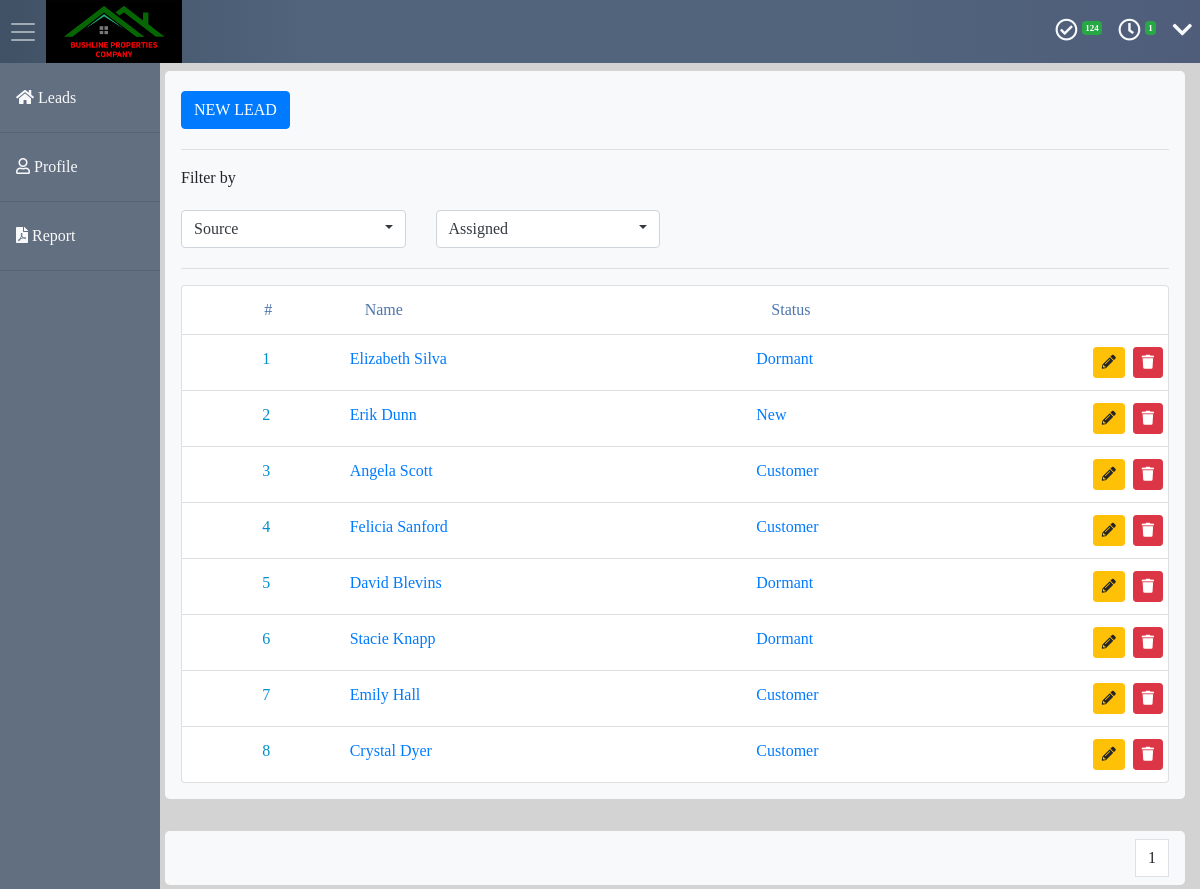
The app's page /?source=Google (signed in) with its own data.
### lead/models.py (models this page shows, shortened)
class Lead(models.Model):
    status = models.ForeignKey(Status, on_delete=models.CASCADE)
    source = models.ForeignKey(Source, on_delete=models.CASCADE)
    assigned = models.ForeignKey(User, on_delete=models.CASCADE)
    name = models.CharField(max_length=100)
    location = models.CharField(max_length=100, blank=True, null=True)
    phonenumber = models.CharField(max_length=100)
    email = models.EmailField(blank=True, null=True)
    description = models.TextField(blank=True, null=True)
    trash = models.BooleanField(default=False)
    active = models.BooleanField(default=True)

class Status(models.Model):
    name = models.CharField(max_length=100, default='completed')
    def __str__(self):
        return str(self.name)

### lead/views.py (the view)
# urls.py: path('', views.LeadListView.as_view(), name="lead_list"),
class LeadListView(LoginRequiredMixin, ListView):
    model = Lead
    def get_context_data(self, **kwargs):
        context = super().get_context_data(**kwargs)
        if self.request.user.is_authenticated:
            context['task_count'] = Task.objects.filter(
                author=self.request.user, trash=False).exclude(
                lead__trash=True).all()
            qs = self.get_queryset()
            sort1 = self.request.GET.get('source')
            if sort1:
                qs = qs.filter(source__name=sort1).all()
            sort2 = self.request.GET.get('status')
            if sort2:
                qs = qs.filter(status__name=sort2).all()
            paginator = Paginator(qs, 12)
            page = self.request.GET.get('page')
            leads = paginator.get_page(page)
            context['lead_list'] = leads
            context['reminders'] = Reminder.objects.filter(
                task__completed=False,
                dueDate__gte=timezone.now().today(),  # make sure that the dueDate has not expired
                task__author=self.request.user,  # the user is the one is the owner
                trash=False  # the reminder is not in the trash
            ).all()
            source = Source.objects.all()
            context['source'] = source
            context['status'] = Status.objects.all()
        return context
    def get_queryset(self):
        return Lead.objects.filter(trash=False, assigned=self.request.user).order_by('-pk').all()

### lead/templates/lead/lead_list.html (shortened to what this page needs)
{% extends "lead/base.html" %}
    {% block content %}
    <div class="container">
      <div class="row">
        <div class="col-12">
          <div class="jumbotron p-3 mt-2">
            <div class="buttons">
              <a href="{% url 'lead_new' %}" class="btn btn-sm-mobile text-left btn-primary my-1">NEW LEAD</a>
            </div>
            <hr />
            <div class="filters">
              <p>Filter by</p>
              <div class="row">
                <div class="col-12 col-md-3">
                  <div class="btn-group btn-filters my-1">
                    <button type="button" class="btn btn-secondary text-dark dropdown-toggle" data-toggle="dropdown"
                      aria-haspopup="true" aria-expanded="false">
                      Source
                    </button>
                  </div>
                </div>
                <div class="col-12 col-md-3">
                  <div class="btn-group btn-filters my-1">
                    <button type="button" class="btn btn-secondary text-dark dropdown-toggle" data-toggle="dropdown"
                      aria-haspopup="true" aria-expanded="false">
                      Assigned
                    </button>
                  </div>
                </div>
              </div>
            </div>
            <div class="row">
              <div class="col-12">{% include 'lead/tables.html' with leads=lead_list %}</div>
            </div>
          </div>
          <div class="jumbotron px-3 py-2 mt-2 mb-1 d-flex justify-content-end">
            <nav aria-label="Page navigation">
              <ul class="pagination m-0 ">
                <li class="page-item">
                  <a class="page-link" disabled>{{lead_list.number}}</a>
                </li>
              </ul>
            </nav>
          </div>
        </div>
      </div>
    </div>
    {% endblock content %}

### lead/templates/lead/tables.html
<hr>
<ul id="lead" class="list-group">
    <li class="list-group-item">
        <div class="row text-diff">
            <div class="col-2 text-center">#</div>
            <div class="col-7 col-md-5 ">Name</div>
            <div class="col-3 col-md-2">Status</div>
            <div class="col-md-3 "></div>
        </div>
    </li>
    {% for lead in leads %}
    <li class="list-group-item">
        <div class="row">
            <div class="col-2 pr-1 pl-0 text-center">
                {{ forloop.counter }}
            </div>
            <div class="col-7 col-md-5 px-0 ">
                <a href="/{{lead.pk}}/">
                    {{lead.name}}
                </a>
            </div>
            <div class="col-3 col-md-2 px-0 ">
                <a href="/{{lead.pk}}/">
                    {{lead.status}}
                </a>
            </div>
            <div id="vismd" class="col-12 col-md-3 px-0 text-right">
                <a href="{% url 'lead_edit' pk=lead.pk %}" class="btn btn-warning btn-sm mr-1" data-toggle="tooltip"
                    data-placement="bottom" title="Edit"><i class="fas fa-pencil-alt"></i></a>
                <a href="{% url 'lead_remove' pk=lead.pk %}" class="btn btn-danger btn-sm" data-toggle="tooltip"
                    data-placement="bottom" title="Delete"><i class="fas fa-trash"></i></a>
            </div>
        </div>
    </li>
    {% endfor %}
</ul>

### lead/static/css/style.css (style rules this page uses)
* { margin: 0; padding: 0; }
body { background-color: lightgrey; font-family: "Roboto, 'Helvetica Neue', Helvetica, Arial, sans-serif"; }
.jumbotron { background-color: #f8f9fa!important; }
#lead { color: #008ece; }
.text-diff { color: #4e75ad; }
.btn-filters { width: 100%; }
.btn-filters button { border: 1px solid #ced4da; text-align: left; background-color: #fff !important; }
.btn-filters button::after { float: right; margin-top: .5em; }

### records on screen
Lead: name "Elizabeth Silva", status "Dormant"
Lead: name "Erik Dunn", status "New"
Lead: name "Angela Scott", status "Customer"
Lead: name "Felicia Sanford", status "Customer"
Lead: name "David Blevins", status "Dormant"
Lead: name "Stacie Knapp", status "Dormant"
Lead: name "Emily Hall", status "Customer"
Lead: name "Crystal Dyer", status "Customer"

### other values on screen
{{ task_count|length }} "124"
{{ reminders|length }} "1"
{{ lead_list.number }} "1"
